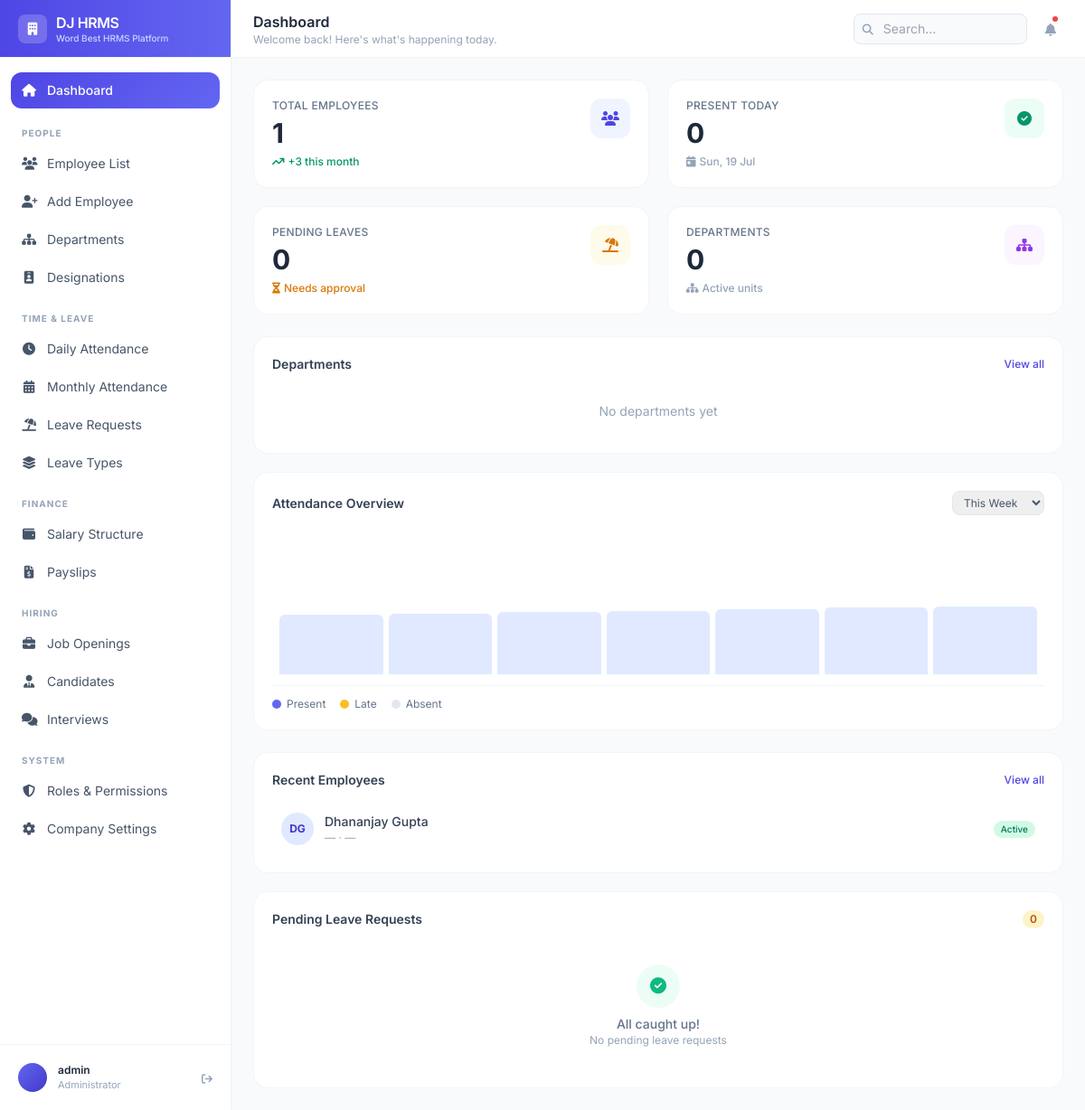
Before: / (signed in) with the older database file.
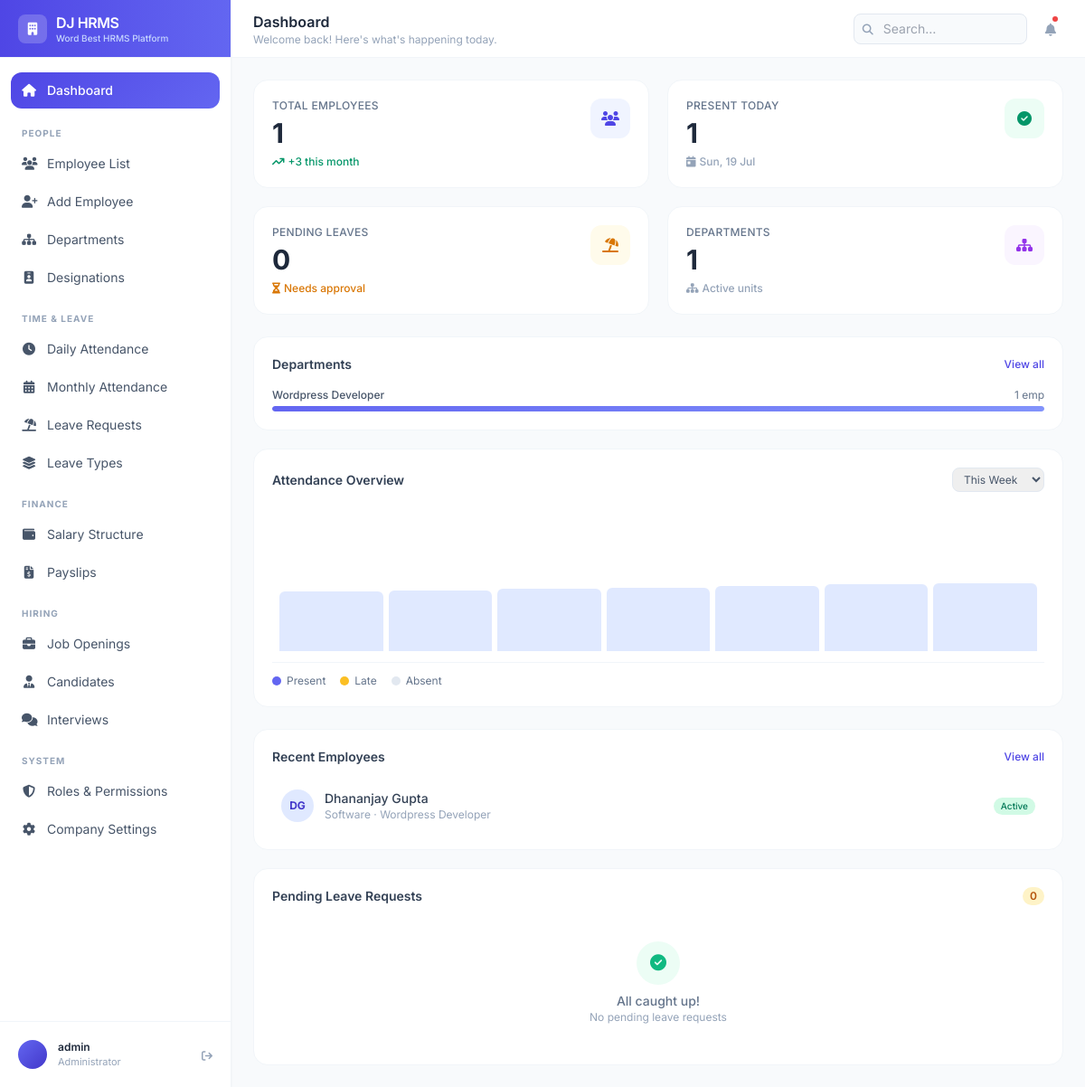
After: the same page with the newer database file.
### employees/models.py (models this page shows, shortened)
class Employee(models.Model):
    GENDER_CHOICES = [('M', 'Male'), ('F', 'Female'), ('O', 'Other')]
    STATUS_CHOICES = [
        ('active', 'Active'),
        ('inactive', 'Inactive'),
        ('on_leave', 'On Leave'),
        ('terminated', 'Terminated'),
    ]
    EMPLOYMENT_TYPE = [
        ('full_time', 'Full Time'),
        ('part_time', 'Part Time'),
        ('contract', 'Contract'),
        ('intern', 'Intern'),
    ]
    user = models.OneToOneField(User, on_delete=models.CASCADE, null=True, blank=True)
    employee_id = models.CharField(max_length=20, unique=True)
    first_name = models.CharField(max_length=50)
    last_name = models.CharField(max_length=50)
    email = models.EmailField(unique=True)
    phone = models.CharField(max_length=15, blank=True)
    date_of_birth = models.DateField(null=True, blank=True)
    gender = models.CharField(max_length=1, choices=GENDER_CHOICES, blank=True)
    photo = models.ImageField(upload_to='employee_photos/', null=True, blank=True)
    department = models.ForeignKey(Department, on_delete=models.SET_NULL, null=True, related_name='employees')
    designation = models.ForeignKey(Designation, on_delete=models.SET_NULL, null=True, related_name='employees')
    date_joined = models.DateField()
    employment_type = models.CharField(max_length=20, choices=EMPLOYMENT_TYPE, default='full_time')
    status = models.CharField(max_length=20, choices=STATUS_CHOICES, default='active')
    address = models.TextField(blank=True)
    emergency_contact_name = models.CharField(max_length=100, blank=True)
    emergency_contact_phone = models.CharField(max_length=15, blank=True)
    created_at = models.DateTimeField(auto_now_add=True)
    updated_at = models.DateTimeField(auto_now=True)
    @property
    def full_name(self):
        return f"{self.first_name} {self.last_name}"
    class Meta:
        ordering = ['first_name', 'last_name']

class Department(models.Model):
    name = models.CharField(max_length=100, unique=True)
    code = models.CharField(max_length=10, unique=True)
    description = models.TextField(blank=True)
    manager = models.ForeignKey(
        'Employee', on_delete=models.SET_NULL, null=True, blank=True,
        related_name='managed_department'
    )
    created_at = models.DateTimeField(auto_now_add=True)
    class Meta:
        ordering = ['name']

class Designation(models.Model):
    title = models.CharField(max_length=100, unique=True)
    department = models.ForeignKey(Department, on_delete=models.CASCADE, related_name='designations')
    level = models.PositiveSmallIntegerField(default=1)  # 1=junior, 5=senior
    class Meta:
        ordering = ['title']

### employees/views.py (the view)
# urls.py: path('', views.dashboard, name='dashboard'),
@login_required
def dashboard(request):
    today = date.today()
    total_employees = Employee.objects.filter(status='active').count()
    today_present   = AttendanceRecord.objects.filter(
        date=today, status__in=['present', 'late', 'work_from_home']
    ).count()
    pending_leaves  = LeaveRequest.objects.filter(status='pending').count()
    departments     = Department.objects.annotate(
        emp_count=Count('employees', filter=Q(employees__status='active'))
    )
    recent_employees = Employee.objects.filter(status='active').order_by('-date_joined')[:5]
    recent_leaves    = LeaveRequest.objects.filter(status='pending').order_by('-created_at')[:5]
    return render(request, 'dashboard/index.html', {
        'total_employees': total_employees,
        'today_present':   today_present,
        'pending_leaves':  pending_leaves,
        'departments':     departments,
        'recent_employees': recent_employees,
        'recent_leaves':   recent_leaves,
        'today':           today,
    })

### templates/dashboard/index.html (shortened to what the changed rows need)
{% extends 'base.html' %}
{% block page_title %}Dashboard{% endblock %}
{% block content %}
<div class="grid grid-cols-1 sm:grid-cols-2 xl:grid-cols-4 gap-5 mb-6">
  <div class="stat-card bg-white rounded-2xl p-5 border border-slate-100">
    <div class="flex items-start justify-between">
      <div>
        <p class="text-slate-500 text-xs font-medium uppercase tracking-wide">Present Today</p>
        <p class="text-3xl font-bold text-slate-800 mt-1">{{ today_present }}</p>
        <p class="text-slate-400 text-xs font-medium mt-1.5"><i class="fas fa-calendar-day mr-1"></i>{{ today|date:"D, d M" }}</p>
      </div>
    </div>
  </div>
  <div class="stat-card bg-white rounded-2xl p-5 border border-slate-100">
    <div class="flex items-start justify-between">
      <div>
        <p class="text-slate-500 text-xs font-medium uppercase tracking-wide">Departments</p>
        <p class="text-3xl font-bold text-slate-800 mt-1">{{ departments.count }}</p>
        <p class="text-slate-400 text-xs font-medium mt-1.5"><i class="fas fa-sitemap mr-1"></i>Active units</p>
      </div>
    </div>
  </div>
</div>
<div class="grid grid-cols-1 xl:grid-cols-3 gap-5 mb-6">
  <div class="xl:col-span-1 bg-white rounded-2xl border border-slate-100 p-5">
    <div class="flex items-center justify-between mb-4">
      <h2 class="text-slate-700 font-semibold text-sm">Departments</h2>
    </div>
    <div class="space-y-3">
      {% for dept in departments %}
      <div>
        <div class="flex items-center justify-between mb-1">
          <span class="text-slate-600 text-xs font-medium">{{ dept.name }}</span>
          <span class="text-slate-500 text-xs">{{ dept.emp_count }} emp</span>
        </div>
        <div class="h-1.5 bg-slate-100 rounded-full overflow-hidden">
          <div class="h-full rounded-full bg-gradient-to-r from-brand-500 to-brand-400"
               style="width: {% if total_employees > 0 %}{% widthratio dept.emp_count total_employees 100 %}{% else %}0{% endif %}%"></div>
        </div>
      </div>
      {% empty %}
      <p class="text-slate-400 text-sm text-center py-4">No departments yet</p>
      {% endfor %}
    </div>
  </div>
  <div class="xl:col-span-2 bg-white rounded-2xl border border-slate-100 p-5">
    <div class="flex items-center justify-between mb-4">
      <h2 class="text-slate-700 font-semibold text-sm">Attendance Overview</h2>
    </div>
    <div id="attendanceChart" class="h-40 flex items-end gap-1.5 px-2">
      {% for day, pct in attendance_data|default:"" %}
      <div class="flex-1 flex flex-col items-center gap-1">
        <div class="w-full rounded-t-md bg-brand-400" style="height: {{ pct }}%"></div>
        <span class="text-slate-400 text-[9px]">{{ day }}</span>
      </div>
      {% empty %}
      {% for h in "7654321"|make_list %}
      <div class="flex-1 bg-brand-100 rounded-t-md" style="height: {{ forloop.counter|add:"40" }}%"></div>
      {% endfor %}
      {% endfor %}
    </div>
  </div>
</div>
<div class="grid grid-cols-1 xl:grid-cols-2 gap-5">
  <div class="bg-white rounded-2xl border border-slate-100 p-5">
    <div class="flex items-center justify-between mb-4">
      <h2 class="text-slate-700 font-semibold text-sm">Recent Employees</h2>
    </div>
    <div class="space-y-3">
      {% for emp in recent_employees %}
      <div class="flex items-center gap-3 p-2.5 rounded-xl hover:bg-slate-50 transition-colors cursor-pointer">
        <div class="w-9 h-9 rounded-full flex items-center justify-center text-xs font-bold flex-shrink-0
          {% cycle 'bg-brand-100 text-brand-700' 'bg-emerald-100 text-emerald-700' 'bg-amber-100 text-amber-700' 'bg-purple-100 text-purple-700' 'bg-pink-100 text-pink-700' %}">
          {{ emp.first_name|first|upper }}{{ emp.last_name|first|upper }}
        </div>
        <div class="flex-1 min-w-0">
          <p class="text-slate-700 text-sm font-medium truncate">{{ emp.full_name }}</p>
          <p class="text-slate-400 text-xs truncate">{{ emp.designation.title|default:"—" }} · {{ emp.department.name|default:"—" }}</p>
        </div>
        <span class="text-[10px] px-2 py-0.5 rounded-full font-medium
          {% if emp.status == 'active' %}bg-emerald-100 text-emerald-700
          {% elif emp.status == 'on_leave' %}bg-amber-100 text-amber-700
          {% else %}bg-slate-100 text-slate-500{% endif %}">
          {{ emp.get_status_display }}
        </span>
      </div>
      {% empty %}
      <p class="text-slate-400 text-sm text-center py-6">No employees yet. <a href="#" class="text-brand-600 hover:underline">Add first employee</a></p>
      {% endfor %}
    </div>
  </div>
  <div class="bg-white rounded-2xl border border-slate-100 p-5">
    <div class="flex items-center justify-between mb-4">
      <h2 class="text-slate-700 font-semibold text-sm">Pending Leave Requests</h2>
    </div>
  </div>
</div>
{% endblock %}

Changed rows visible on the page:
added Department: name "Wordpress Developer", emp_count "1"
changed Employee "Dhananjay Gupta": designation "—" → "Software"; department.name "—" → "Wordpress Developer"
Other visible differences:
{{ today_present }}: "0" → "1"
{{ departments.count }}: "0" → "1"
text no longer shown: "No departments yet"
